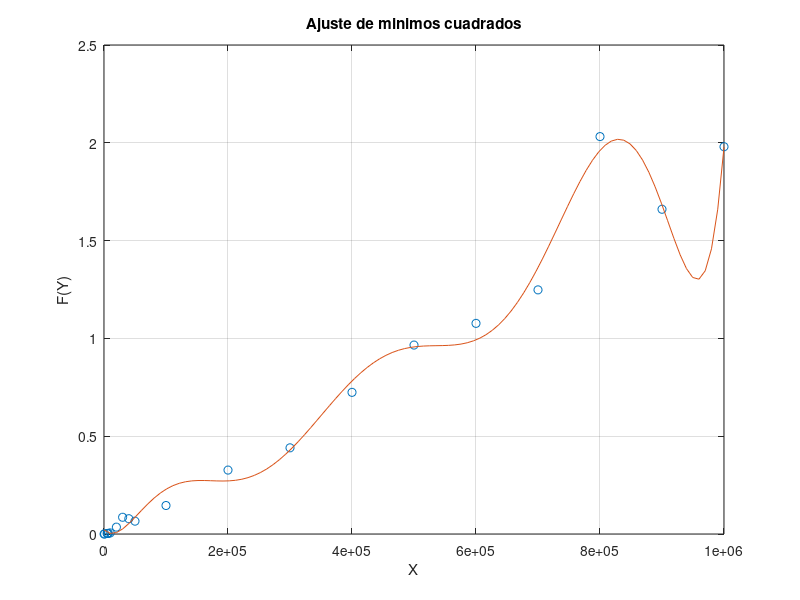

Here is the MATLAB script that generated this plot:
%%VALORES DE X
x=[100 1000 5000 6000 7000 10000 20000 30000 40000 50000 100000 200000 300000 400000 500000 600000 700000 800000 900000 1000000];
 
%%VALORES DE Y = F(x)
y=[0.0000138283 0.0002450943 0.0025119781 0.0027608871 0.0032668114 0.0055060387 0.0351011753 0.0855650902 0.0782082081 0.0656168461 0.1456658840 0.3268280029 0.4405999184 0.7241559029 0.9659461975 1.0768589973 1.2481310368 2.0317411423 1.6602230072 1.9800601006];

%%OBTENER UN POLINOMIO QUE SE AJUSTE A LOS PUNTOS X Y Y
n=8; 				%%GRADO DEL POLINOMIO DE AJUSTE
p=polyfit(x,y,n)	%%FUNCION QUE REALIZA EL AJUSTE POLINOMIAL

%%DONDE SE COMPARA LA CURVA AJUSTADA CONTRA LOS 
%%VALORES EXPERIMENTALES
xi=linspace(100,1000000);	%%ESPACIO DE PUNTOS PARA Xi
z=polyval(p,xi);				%%EVALUACION DEL POLINOMIO P EN EL ESPACIO Xi

%%SE CREA UN ESPACIO PARA REALIZAR UNA GRAFICA EN 
%%SE REALIZA LA FIGURA CORRESPONDIENTE
figure(1);
plot(x,y,'o',xi,z,'-'),grid;
ylabel('F(Y)');
xlabel('X');
title('Ajuste de minimos cuadrados');
